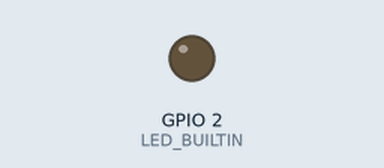
Recording of a sketch running on a simulated ESP8266 (Wemos D1 mini). Shown: output pins drawn as LEDs (lit = HIGH, except the on-board LED, lit = LOW). WiFi joins after 1.5 s; servers stay silent unless stated; random numbers use the default seed unless the sketch sets one; no MQTT or app messages arrive unless stated; what the sketch prints to the serial monitor is not drawn.

Above: at 0.1 s.
At 1.6 s:
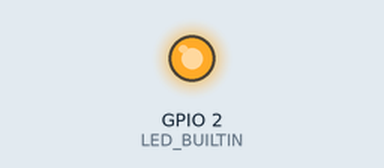
Timing chart, 0 to 3.1 s (numbered marks = the images above):
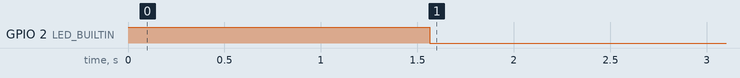

The sketch:

wemos.ino
```cpp
#include <ESP8266WiFi.h>
#include <PubSubClient.h>

#include <ESP8266mDNS.h>
#include <WiFiUdp.h>
#include <ArduinoOTA.h>

const char* ssid         = "namassid";      // Sesuaikan dengan SSID AP
const char* password     = "passwordssid"; // Sesuaikan dengan password SSID AP
const char* mqttServer   = "192.168.x.x";  // Server Mqtt
const int   mqttPort     = 1883;        // Port Mqtt
const char* mqttUser     = "";          // Username Mqtt
const char* mqttPassword = "";          // Password Mqtt

///DEFINE
#define KOLAM "kolam1/sensor"

// Variables will change:
String dataIn = "";
char dataIn2[50];
char inChar;
boolean parsing = false;

/////
WiFiClient espClient;
PubSubClient client(espClient);

void initWifiStation() {
    Serial.println();
    delay(10);
    WiFi.begin(ssid, password);
    WiFi.mode(WIFI_STA);
    while (WiFi.status() != WL_CONNECTED) {
       delay(500);
       Serial.print(".");
    }
    Serial.println("");
    Serial.println("WiFi connected");
    Serial.println("IP address: ");
    Serial.println(WiFi.localIP());
}

void reconnect() {
    while (!client.connected()) {
        Serial.print("Attempting MQTT connection...");
        String EspId  = "ESP8266Client-";
        EspId += String(random(0xffff), HEX);
        if (client.connect(EspId.c_str(), mqttUser, mqttPassword)) {
            Serial.println("connected");
            digitalWrite(LED_BUILTIN, LOW);
            client.publish(KOLAM,"connect",0);
        }
        else {
            Serial.print("failed, rc=");
            Serial.print(client.state());
            Serial.println(" try again in 1 seconds");
            digitalWrite(LED_BUILTIN, HIGH);
            if (WiFi.status() != WL_CONNECTED) {
               initWifiStation();
            }
            delay(1000);
        }
    }
}

void uploadOta(){
  ArduinoOTA.setPassword("always123");
  ArduinoOTA.onStart([]() {
    String type;
    if (ArduinoOTA.getCommand() == U_FLASH) {
      type = "sketch";
    } else { // U_FS
      type = "filesystem";
    }
    Serial.println("Start updating " + type);
  });
  ArduinoOTA.onEnd([]() {
    Serial.println("\nEnd");
  });
  ArduinoOTA.onProgress([](unsigned int progress, unsigned int total) {
    Serial.printf("Progress: %u%%\r", (progress / (total / 100)));
  });
  ArduinoOTA.onError([](ota_error_t error) {
    Serial.printf("Error[%u]: ", error);
    if (error == OTA_AUTH_ERROR) {
      Serial.println("Auth Failed");
    } else if (error == OTA_BEGIN_ERROR) {
      Serial.println("Begin Failed");
    } else if (error == OTA_CONNECT_ERROR) {
      Serial.println("Connect Failed");
    } else if (error == OTA_RECEIVE_ERROR) {
      Serial.println("Receive Failed");
    } else if (error == OTA_END_ERROR) {
      Serial.println("End Failed");
    }
  });
  ArduinoOTA.begin();
}

void setup() {

    /////////////
    pinMode(LED_BUILTIN, OUTPUT);
    digitalWrite(LED_BUILTIN, HIGH);
    Serial.begin(115200);
    initWifiStation();
    client.setServer(mqttServer, mqttPort);
    uploadOta();
}

void loop() {
    ArduinoOTA.handle();
    if (!client.connected()) {
      reconnect();
    }
    client.loop();

    ///code here

    if (Serial.available() > 0) {
      char inChar = (char)Serial.read();
      dataIn += inChar;
      if (inChar == '\n') {
        parsing = true;
      }
    }

    if (parsing) {
      parsing = false;
      Serial.println(dataIn);
      dataIn.toCharArray(dataIn2, dataIn.length() + 1);
      client.publish(KOLAM,dataIn2,0);
      dataIn = "";
    }

}
```

Measured:
- by itself, GPIO 2 (LED_BUILTIN): HIGH → LOW at 1.6 s
